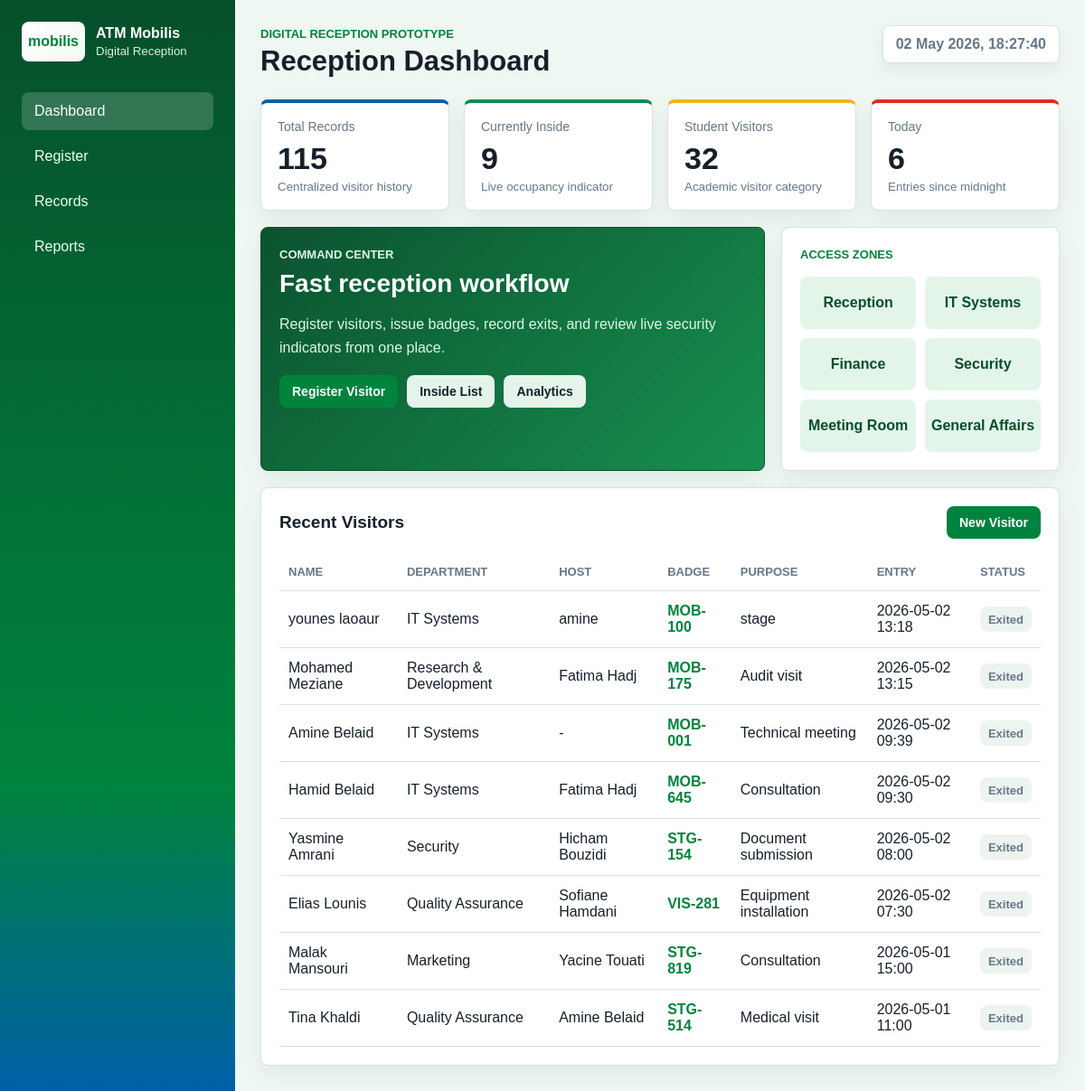
The page / on the database its author committed.
### tables this page shows
CREATE TABLE visitors (
                    visitor_id INTEGER PRIMARY KEY AUTOINCREMENT,
                    first_name TEXT NOT NULL,
                    last_name TEXT NOT NULL,
                    phone_number TEXT,
                    visit_purpose TEXT NOT NULL,
                    department TEXT NOT NULL,
                    entry_time TEXT NOT NULL,
                    exit_time TEXT,
                    is_student INTEGER NOT NULL DEFAULT 0,
                    university TEXT,
                    id_card_number TEXT NOT NULL
                , host_name TEXT, badge_number TEXT, access_level TEXT NOT NULL DEFAULT 'Standard');

### app.py (the view)
@app.route("/")
def dashboard():
    stats = store.dashboard_stats()
    recent_visitors = store.list_visitors(limit=8)
    return render_template("dashboard.html", stats=stats, recent_visitors=recent_visitors)

### app.py (called while the page is built)
@app.context_processor
def inject_now():
    return {"now": datetime.now}

### visitor_store.py (called while the page is built)
    def connect(self) -> sqlite3.Connection:
        connection = sqlite3.connect(self.db_path)
        connection.row_factory = sqlite3.Row
        return connection

    def list_visitors(self, limit: int | None = None) -> list[sqlite3.Row]:
        sql = "SELECT * FROM visitors ORDER BY entry_time DESC"
        params: tuple[Any, ...] = ()
        if limit is not None:
            sql += " LIMIT ?"
            params = (limit,)
        with self.connect() as connection:
            return list(connection.execute(sql, params))

    def dashboard_stats(self) -> dict[str, int]:
        with self.connect() as connection:
            total = connection.execute("SELECT COUNT(*) FROM visitors").fetchone()[0]
            inside = connection.execute("SELECT COUNT(*) FROM visitors WHERE exit_time IS NULL").fetchone()[0]
            students = connection.execute("SELECT COUNT(*) FROM visitors WHERE is_student = 1").fetchone()[0]
            today = datetime.now().date().isoformat()
            today_count = connection.execute(
                "SELECT COUNT(*) FROM visitors WHERE date(entry_time) = ?",
                (today,),
            ).fetchone()[0]
        return {"total": total, "inside": inside, "students": students, "today": today_count}

### templates/dashboard.html (shortened to what this page needs)
{% extends "base.html" %}
{% block heading %}Reception Dashboard{% endblock %}
{% block content %}
<section class="stats-grid">
  <article class="stat accent-blue"><span>Total Records</span><strong>{{ stats.total }}</strong><small>Centralized visitor history</small></article>
  <article class="stat accent-teal"><span>Currently Inside</span><strong>{{ stats.inside }}</strong><small>Live occupancy indicator</small></article>
  <article class="stat accent-gold"><span>Student Visitors</span><strong>{{ stats.students }}</strong><small>Academic visitor category</small></article>
  <article class="stat accent-red"><span>Today</span><strong>{{ stats.today }}</strong><small>Entries since midnight</small></article>
</section>
<section class="dashboard-feature">
  <article class="panel command-center">
    <span class="eyebrow">Command center</span>
    <h2>Fast reception workflow</h2>
    <p>Register visitors, issue badges, record exits, and review live security indicators from one place.</p>
    <div class="quick-actions">
      <a class="button primary" href="{{ url_for('register') }}">Register Visitor</a>
      <a class="button ghost" href="{{ url_for('records', status='inside') }}">Inside List</a>
      <a class="button ghost" href="{{ url_for('reports') }}">Analytics</a>
    </div>
  </article>
  <article class="panel mini-map">
    <span class="eyebrow">Access zones</span>
    <div class="zone-grid">
      <span>Reception</span>
      <span>IT Systems</span>
      <span>Finance</span>
      <span>Security</span>
      <span>Meeting Room</span>
      <span>General Affairs</span>
    </div>
  </article>
</section>
<section class="panel">
  <div class="panel-header">
    <h2>Recent Visitors</h2>
    <a class="button primary" href="{{ url_for('register') }}">New Visitor</a>
  </div>
  <div class="table-wrap">
    <table>
      <thead>
        <tr>
          <th>Name</th>
          <th>Department</th>
          <th>Host</th>
          <th>Badge</th>
          <th>Purpose</th>
          <th>Entry</th>
          <th>Status</th>
        </tr>
      </thead>
      <tbody>
        {% for visitor in recent_visitors %}
        <tr>
          <td>{{ visitor.first_name }} {{ visitor.last_name }}</td>
          <td>{{ visitor.department }}</td>
          <td>{{ visitor.host_name or "-" }}</td>
          <td><a class="badge-link" href="{{ url_for('badge', visitor_id=visitor.visitor_id) }}">{{ visitor.badge_number or ("MOB-%03d" % visitor.visitor_id) }}</a></td>
          <td>{{ visitor.visit_purpose }}</td>
          <td>{{ visitor.entry_time.replace("T", " ") }}</td>
          <td><span class="badge {{ 'inside' if not visitor.exit_time else 'exited' }}">{{ 'Inside' if not visitor.exit_time else 'Exited' }}</span></td>
        </tr>
        {% endfor %}
      </tbody>
    </table>
  </div>
</section>
{% endblock %}

### templates/base.html (shortened to what this page needs)
<!doctype html>
<html lang="en">
  <head>
    <link rel="stylesheet" href="{{ url_for('static', filename='css/styles.css') }}">
  </head>
  <body>
    <aside class="sidebar">
      <div class="brand">
        <span class="brand-mark mobilis-mark">mobilis</span>
        <div>
          <strong>ATM Mobilis</strong>
          <small>Digital Reception</small>
        </div>
      </div>
      <nav>
        <a href="{{ url_for('dashboard') }}" class="{{ 'active' if request.endpoint == 'dashboard' else '' }}">Dashboard</a>
        <a href="{{ url_for('register') }}" class="{{ 'active' if request.endpoint == 'register' else '' }}">Register</a>
        <a href="{{ url_for('records') }}" class="{{ 'active' if request.endpoint == 'records' else '' }}">Records</a>
        <a href="{{ url_for('reports') }}" class="{{ 'active' if request.endpoint == 'reports' else '' }}">Reports</a>
      </nav>
    </aside>
    <main class="shell">
      <header class="topbar">
        <div>
          <span class="eyebrow">Digital reception prototype</span>
          <h1>{% block heading %}Dashboard{% endblock %}</h1>
        </div>
        <time class="live-clock" data-live-clock>{{ now().strftime("%d %b %Y, %H:%M:%S") }}</time>
      </header>
      {% block content %}{% endblock %}
    </main>
  </body>
</html>

### static/css/styles.css (style rules this page uses)
:root { color-scheme: light; --ink: #16202a; --muted: #667789; --line: #d5e4dc; --panel: #ffffff; --page: #eef7f1; --blue: #0060a8; --teal: #008f4f; --red: #df2b21; --green: #00843d; --gold: #f0b323; --dark-green: #064f2b; --soft-green: #e3f5e9; }
* { box-sizing: border-box; }
body { margin: 0; background: var(--page); color: var(--ink); font-family: Arial, Helvetica, sans-serif; min-height: 100vh; }
.sidebar { position: fixed; inset: 0 auto 0 0; width: 260px; background: linear-gradient(180deg, #064f2b 0%, #00843d 72%, #0060a8 100%); color: #fff; padding: 24px; }
.brand { display: flex; gap: 12px; align-items: center; margin-bottom: 34px; }
.brand-mark { display: grid; place-items: center; width: 70px; height: 44px; border-radius: 8px; background: linear-gradient(135deg, #fff, #f0fbf4); color: var(--green); font-weight: 700; }
.mobilis-mark, .mobilis-logo { font-weight: 800; letter-spacing: 0; text-transform: lowercase; }
.brand small { display: block; color: #d8f2e2; margin-top: 3px; }
nav { display: grid; gap: 8px; }
nav a { color: #ecfff3; text-decoration: none; padding: 12px 14px; border-radius: 8px; }
nav a.active, nav a:hover { background: rgba(255, 255, 255, 0.18); color: #fff; }
.shell { margin-left: 260px; padding: 28px; }
.topbar { display: flex; justify-content: space-between; align-items: flex-start; gap: 20px; margin-bottom: 24px; }
.eyebrow { color: var(--green); font-size: 13px; font-weight: 700; text-transform: uppercase; }
h1, h2 { margin: 0; letter-spacing: 0; }
h1 { font-size: 31px; margin-top: 4px; }
h2 { font-size: 19px; }
time { color: var(--muted); white-space: nowrap; }
.live-clock { display: inline-flex; align-items: center; min-height: 42px; padding: 0 14px; border: 1px solid var(--line); border-radius: 8px; background: #fff; box-shadow: 0 8px 18px rgba(22, 32, 42, 0.06); font-weight: 700; }
.stats-grid { display: grid; grid-template-columns: repeat(4, minmax(150px, 1fr)); gap: 16px; margin-bottom: 18px; }
.stat, .panel { background: var(--panel); border: 1px solid var(--line); border-radius: 8px; box-shadow: 0 10px 24px rgba(22, 32, 42, 0.06); }
.stat { padding: 18px; }
.stat span { display: block; color: var(--muted); font-size: 14px; }
.stat strong { display: block; font-size: 34px; margin-top: 8px; }
.stat small { display: block; color: var(--muted); margin-top: 4px; }
.accent-blue { border-top: 4px solid var(--blue); }
.accent-teal { border-top: 4px solid var(--teal); }
.accent-gold { border-top: 4px solid var(--gold); }
.accent-red { border-top: 4px solid var(--red); }
.panel { padding: 20px; }
.panel-header, .filters, .actions { display: flex; justify-content: space-between; align-items: center; gap: 12px; margin-bottom: 16px; }
.button, button { border: 0; border-radius: 8px; padding: 10px 14px; cursor: pointer; font-weight: 700; text-decoration: none; font-size: 14px; }
.button.primary { background: var(--green); color: #fff; }
.button.ghost { background: #e5f4eb; color: var(--ink); }
.badge-link { color: var(--green); font-weight: 800; text-decoration: none; }
.table-wrap { overflow-x: auto; }
table { width: 100%; border-collapse: collapse; }
th, td { border-bottom: 1px solid var(--line); padding: 13px 10px; text-align: left; vertical-align: middle; }
th { color: var(--muted); font-size: 13px; text-transform: uppercase; }
.badge { display: inline-flex; align-items: center; min-height: 28px; border-radius: 8px; padding: 5px 9px; font-size: 13px; font-weight: 700; }
.badge.exited { color: var(--muted); background: #edf4ef; }
.dashboard-feature { display: grid; grid-template-columns: minmax(0, 1.45fr) minmax(280px, 0.8fr); gap: 18px; margin-bottom: 18px; }
.command-center { color: #fff; background: linear-gradient(135deg, rgba(6, 79, 43, 0.98), rgba(0, 132, 61, 0.9)), linear-gradient(45deg, transparent, rgba(255, 255, 255, 0.12)); border-color: var(--dark-green); }
.command-center .eyebrow, .command-center p { color: #dff7e8; }
.command-center h2 { margin-top: 8px; font-size: 28px; }
.command-center p { max-width: 680px; line-height: 1.6; }
.quick-actions { display: flex; flex-wrap: wrap; gap: 10px; margin-top: 18px; }
.zone-grid { display: grid; grid-template-columns: repeat(2, minmax(120px, 1fr)); gap: 10px; margin-top: 16px; }
.zone-grid span { display: grid; place-items: center; min-height: 58px; border-radius: 8px; background: var(--soft-green); color: var(--dark-green); font-weight: 800; text-align: center; }

### rows shown on the page
visitors: first_name "younes", last_name "laoaur", department "IT Systems", host_name "amine", badge_number "MOB-100", visit_purpose "stage", entry_time.replace "2026-05-02 13:18", exit_time "Exited"
visitors: first_name "Mohamed", last_name "Meziane", department "Research & Development", host_name "Fatima Hadj", badge_number "MOB-175", visit_purpose "Audit visit", entry_time.replace "2026-05-02 13:15", exit_time "Exited"
visitors: first_name "Amine", last_name "Belaid", department "IT Systems", host_name "-", visitor_id "MOB-001", visit_purpose "Technical meeting", entry_time.replace "2026-05-02 09:39", exit_time "Exited"
visitors: first_name "Hamid", last_name "Belaid", department "IT Systems", host_name "Fatima Hadj", badge_number "MOB-645", visit_purpose "Consultation", entry_time.replace "2026-05-02 09:30", exit_time "Exited"
visitors: first_name "Yasmine", last_name "Amrani", department "Security", host_name "Hicham Bouzidi", badge_number "STG-154", visit_purpose "Document submission", entry_time.replace "2026-05-02 08:00", exit_time "Exited"
visitors: first_name "Elias", last_name "Lounis", department "Quality Assurance", host_name "Sofiane Hamdani", badge_number "VIS-281", visit_purpose "Equipment installation", entry_time.replace "2026-05-02 07:30", exit_time "Exited"
visitors: first_name "Malak", last_name "Mansouri", department "Marketing", host_name "Yacine Touati", badge_number "STG-819", visit_purpose "Consultation", entry_time.replace "2026-05-01 15:00", exit_time "Exited"
visitors: first_name "Tina", last_name "Khaldi", department "Quality Assurance", host_name "Amine Belaid", badge_number "STG-514", visit_purpose "Medical visit", entry_time.replace "2026-05-01 11:00", exit_time "Exited"

### other values the page prints
{{ stats.total }} "115"
{{ stats.inside }} "9"
{{ stats.students }} "32"
{{ stats.today }} "6"
